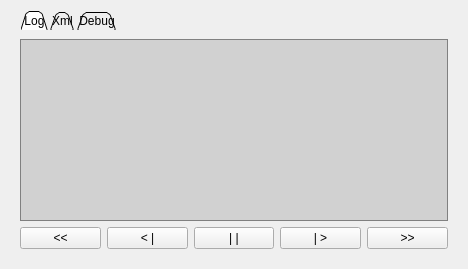
<?xml version="1.0" encoding="UTF-8"?>
<ui version="4.0">
 <class>LogWidget</class>
 <widget class="QWidget" name="LogWidget">
  <property name="geometry">
   <rect>
    <x>0</x>
    <y>0</y>
    <width>349</width>
    <height>269</height>
   </rect>
  </property>
  <property name="sizePolicy">
   <sizepolicy hsizetype="Maximum" vsizetype="Maximum">
    <horstretch>0</horstretch>
    <verstretch>0</verstretch>
   </sizepolicy>
  </property>
  <property name="windowTitle">
   <string>Form</string>
  </property>
  <property name="styleSheet">
   <string notr="true">QTextBrowser, QListWidget {
	border: 1px solid gray;
	background-color: rgba(0, 0, 0, 32);
}

QTabWidget::pane {
	background: rgba(0, 0, 0, 0);
	border: 0;
	padding: 0;
/*        
    position: absolute;
    top: 7px;
 */  
}
QTabWidget::tab-bar {
	left: 10px;
}
QTabBar::tab {
    background: qlineargradient(x1: 0, y1: 0, x2: 0, y2: 1,
                                   stop: 0 rgba(0, 0, 0, 16),
								   stop: 0.4 rgba(0, 0, 0, 32),
                                   stop: 0.5 rgba(0, 0, 0, 30),
                                   stop: 1.0 rgba(0, 0, 0, 16));
     min-width: 8ex;
     padding: 2px;
	margin-right: 2px;
/*
	padding: 4px;
	margin-right: 2px;
	min-width: 40px;
*/
		
;
}


QTabBar::tab:selected, QTabBar::tab:hover {
    background: qlineargradient(x1: 0, y1: 0, x2: 0, y2: 1,
                                   stop: 0 rgba(0, 0, 0, 32),
								   stop: 0.4 rgba(0, 0, 0, 64),
                                   stop: 0.5 rgba(0, 0, 0, 60),
                                   stop: 1.0 rgba(0, 0, 0, 32));
	border: 1px solid gray;
	border-bottom: 0;

 }
QScrollBar:vertical {
	border: 1px solid grey;
	background: rgba(0, 0, 0, 0);
	width: 15px;
	margin: 19px 0 19px 0;
}
QScrollBar::handle:vertical {
	background: rgba(0, 0, 0, 32);
	border-top: 1px solid grey;
	border-bottom: 1px solid grey;
	min-height: 45px;
	margin-top: -1;
	margin-bottom: -1;
}
QScrollBar::add-line:vertical {
	border: 1px solid grey;
	background: rgba(0, 0, 0, 32);
	height: 15px;
	subcontrol-position: bottom;
	subcontrol-origin: margin;
}
QScrollBar::sub-line:vertical {
	border: 1px solid grey;
	background: rgba(0, 0, 0, 32);
	height: 15px;
	subcontrol-position: top;
	subcontrol-origin: margin;
}

QScrollBar::up-arrow:vertical, QScrollBar::down-arrow:vertical {
	border: 1px solid grey;
	width: 5px;
	height: 5px;
	background: rgb(0, 0, 0, 32);
}
QScrollBar::add-page:vertical, QScrollBar::sub-page:vertical {
	background: none;
}
</string>
  </property>
  <layout class="QHBoxLayout" name="horizontalLayout">
   <item>
    <widget class="QTabWidget" name="tabWidget">
     <property name="focusPolicy">
      <enum>Qt::WheelFocus</enum>
     </property>
     <property name="styleSheet">
      <string notr="true"/>
     </property>
     <property name="tabShape">
      <enum>QTabWidget::Triangular</enum>
     </property>
     <property name="currentIndex">
      <number>0</number>
     </property>
     <widget class="QWidget" name="tabLog">
      <attribute name="title">
       <string>Log</string>
      </attribute>
      <layout class="QVBoxLayout" name="verticalLayout">
       <item>
        <widget class="QListWidget" name="listGameEvents">
         <property name="styleSheet">
          <string>QListWidget {
	show-decoration-selected: 1;
}

QListWidget::item:selected {
     border: 1px solid #6a6ea9;
}
 QListView::item:selected:!active {
     background: qlineargradient(x1: 0, y1: 0, x2: 0, y2: 1,
                                 stop: 0 #ABAFE5, stop: 1 #8588B2);
 }

 QListView::item:selected:active {
     background: qlineargradient(x1: 0, y1: 0, x2: 0, y2: 1,
                                 stop: 0 #6a6ea9, stop: 1 #888dd9);
 }

 QListView::item:hover {
     background: qlineargradient(x1: 0, y1: 0, x2: 0, y2: 1,
                                 stop: 0 #FAFBFE, stop: 1 #DCDEF1);
 }</string>
         </property>
         <property name="editTriggers">
          <set>QAbstractItemView::NoEditTriggers</set>
         </property>
         <property name="selectionMode">
          <enum>QAbstractItemView::NoSelection</enum>
         </property>
        </widget>
       </item>
       <item>
        <layout class="QHBoxLayout" name="horizontalLayout_2">
         <item>
          <widget class="QPushButton" name="buttonPlayBackward">
           <property name="text">
            <string>&lt;&lt;</string>
           </property>
           <property name="checkable">
            <bool>false</bool>
           </property>
          </widget>
         </item>
         <item>
          <widget class="QPushButton" name="buttonStepBackward">
           <property name="text">
            <string>&lt; |</string>
           </property>
          </widget>
         </item>
         <item>
          <widget class="QPushButton" name="buttonPause">
           <property name="text">
            <string>| |</string>
           </property>
           <property name="checkable">
            <bool>false</bool>
           </property>
          </widget>
         </item>
         <item>
          <widget class="QPushButton" name="buttonStepForward">
           <property name="text">
            <string>| &gt;</string>
           </property>
          </widget>
         </item>
         <item>
          <widget class="QPushButton" name="buttonPlayForward">
           <property name="text">
            <string>&gt;&gt;</string>
           </property>
           <property name="checkable">
            <bool>false</bool>
           </property>
          </widget>
         </item>
        </layout>
       </item>
      </layout>
     </widget>
     <widget class="QWidget" name="tabXml">
      <attribute name="title">
       <string>Xml</string>
      </attribute>
      <layout class="QGridLayout" name="gridLayout">
       <property name="margin">
        <number>0</number>
       </property>
       <property name="spacing">
        <number>0</number>
       </property>
       <item row="0" column="0">
        <widget class="QTextBrowser" name="xmlView"/>
       </item>
      </layout>
     </widget>
     <widget class="QWidget" name="tabDebug">
      <attribute name="title">
       <string>Debug</string>
      </attribute>
      <layout class="QGridLayout" name="gridLayout_2">
       <property name="margin">
        <number>0</number>
       </property>
       <property name="spacing">
        <number>0</number>
       </property>
       <item row="0" column="0">
        <widget class="QTextBrowser" name="debugView"/>
       </item>
      </layout>
     </widget>
    </widget>
   </item>
  </layout>
 </widget>
 <resources/>
 <connections/>
</ui>
